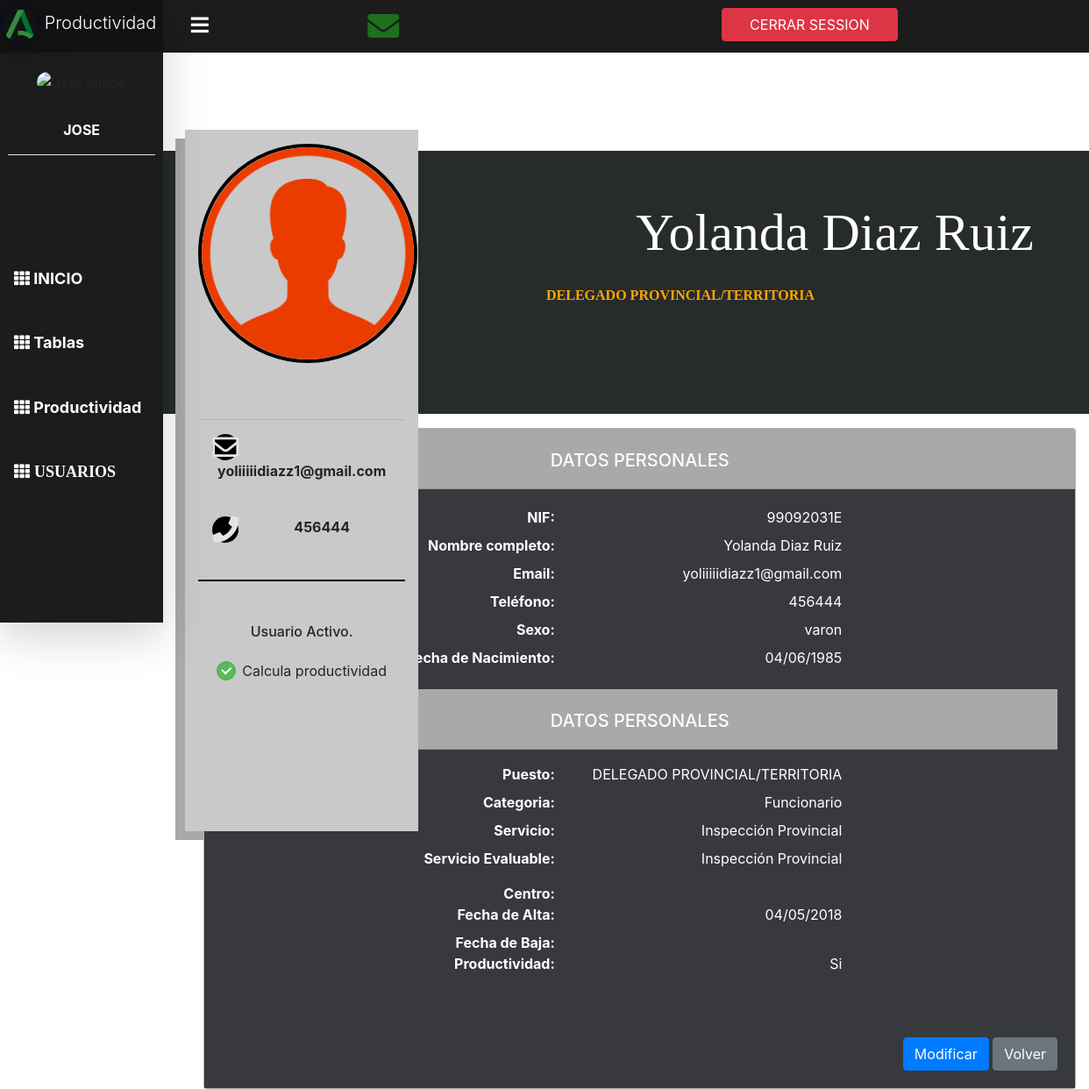
Screenshot of /index.php?controller=trabajador&action=visualizar&nif=99092031E (signed in) with the database file from the repository.
### tables this page shows
CREATE TABLE `trabajador` (
  `nif` varchar(15) NOT NULL,
  `nombre` varchar(50) NOT NULL,
  `apellidos` varchar(100) NOT NULL,
  `sexo` varchar(10) NOT NULL,
  `email` varchar(50) NOT NULL,
  `fecha_nacimiento` date DEFAULT NULL,
  `activo` varchar(2) NOT NULL DEFAULT 'Si',
  `productividad` varchar(2) NOT NULL DEFAULT 'Si',
  `categoria` varchar(15) NOT NULL,
  `puesto` varchar(30) DEFAULT NULL,
  `fecha_alta` date NOT NULL,
  `fecha_baja` date DEFAULT NULL,
  `centro` varchar(30) NOT NULL,
  `telefono` int(9) DEFAULT NULL,
  `imagen` varchar(50) NOT NULL
);

CREATE TABLE `servicio` (
  `id` int(11) NOT NULL,
  `nombre` varchar(100) NOT NULL,
  `id_programa_func` int(11) NOT NULL,
  `id_programa_lab` int(11) NOT NULL
);

### controller/ControladorBase.php (called while the page is built, shortened)
<?php
class ControladorBase{
    public function __construct() {
	require_once 'model/EntidadBase.php';
    }
    public function cargarVista($vista,$datos){
        require_once 'view/AyudaVistas.php';
        $helper=new AyudaVistas();
        require_once 'view/'.$vista.'View.php';
    }
}
?>

### controller/TrabajadorController.php (called while the page is built, shortened)
<?php
require_once "comun/Formatter.php";
class TrabajadorController extends ControladorBase{
    public function visualizar() {
        $trabajador=new Trabajador();
		$servicio=new Servicio();
		$productividad=new Productividad();
        $trabajadoresservicios=new TrabajadoresServicios();
        $conversaciones = new Conversaciones();
        $totalmensajes = $conversaciones->NoLeidos($_SESSION["id"]);
        if(isset($_REQUEST["volvercontroller"]) && !isset($_REQUEST["volverclave"])) {
            $volver=array("controller" => $_REQUEST["volvercontroller"],
                        "action" => $_REQUEST["volveraction"],
                        "clave" => "nif",
                        "valor" => $_REQUEST["nif"]
                            );
        }else if (isset($_REQUEST["volvercontroller"]) && isset($_REQUEST["volverclave"])) {
                                            $volver=array("controller" => $_REQUEST["volvercontroller"],
                                                        "action" => $_REQUEST["volveraction"],
                                                        "clave" => $_REQUEST["volverclave"],
                                                        "valor" => $_REQUEST["volvervalor"]
                                                        );
        }else {
            $volver=array("controller" => $_REQUEST["controller"],
            "action" => "editar",
               "clave" => "nif",
             "valor" => $_REQUEST["nif"]
          );
        }
        if(!isset($filtro))$filtro=null;
        $page=1;
		$allproductivitys=$productividad->getAllProdTrab("id","ASC",$productividad->pagelimit,($page-1)*$productividad->pagelimit,$filtro,$_REQUEST["nif"]);
        $count=$trabajador->getAllCountTrab($filtro);
        $worker=$trabajador->getById($_REQUEST["nif"],"nif");
        if ( $id_servicio=$trabajadoresservicios->getLastService($_REQUEST["nif"]))
			{
			    $nombre_servicio=$servicio->getById($id_servicio->id_servicio,"id");
			    $worker->nombre_servicio=$nombre_servicio->nombre ;
			}
			else
			   $worker->nombre_servicio="Error en Servicio" ;
        $id_serv_eval = $trabajadoresservicios->getServEval($_REQUEST["nif"]);
        if($serv_eval=$servicio->getById($id_serv_eval,"id"))
            $serv_eval->nombre;
               $this->cargarVista("trabajador/record",array(
                 "worker"=>$worker,
                 "serv_eval"=>$serv_eval,
				 "allproductivitys"=>$allproductivitys,
				 "count"=>$count,
                 "volver"=>$volver,
                 "operacion"=>"editar",
                 "totalmensajes" => $totalmensajes
        ));
    }
}
?>

### view/AyudaVistas.php (called while the page is built, shortened)
<?php
class AyudaVistas{
    public function url($controlador=CONTROLADOR_DEFECTO,$accion=ACCION_DEFECTO,$clave="id",$valor=null){
	$urlString="index.php?controller=".$controlador."&action=".$accion;
        return $urlString;
    }
}
?>

### model/Trabajador.php (called while the page is built, shortened)
<?php
class Trabajador extends EntidadBase{
    public $nif;
    public function __construct(){
        $this->table="trabajador";
        $this->model="Trabajador";
    }
    public function getId() {
        return $this->nif;
    }
}
?>

### model/EntidadBase.php (called while the page is built, shortened)
<?php
class EntidadBase{
    private $table;
    private $model;
    public function __construct($table,$model) {
        $this->table=(string) $table;
        $this->model=(string) $model;
    }
    public function db(){
        global $dbh;
	if( isset($dbh) ) {
        	return $dbh;
    	} else {
        	$this->conectar=new Conectar();
        	$dbh=$this->conectar->conexion();
        	return $dbh;
	}
    }
    public function getById($id,$clave){
	$stmt = $this->db()->prepare("SELECT * FROM $this->table WHERE $clave=:id");
	$stmt->bindValue(':id',$id);
	$stmt->execute();
        $resultSet=$stmt->fetchAll(PDO::FETCH_CLASS, $this->model);
	foreach ($resultSet as $r) {
		if ($r->getId() == $id ) {
			return $r;
		}
	}
    }
}
?>

### comun/Formatter.php (called while the page is built, shortened)
<?php
class  MiDateFormatter extends IntlDateFormatter {
        function fromMysqlDateFormat($fecha) {
                return $this->format(strtotime($fecha));
        }
}
class Formatter {
    public function __construct() {
       $locale = ( isset($_COOKIE['locale']) ) ?
            $_COOKIE['locale'] :
            $_SERVER['HTTP_ACCEPT_LANGUAGE'];
       $this->formatterEuro= new NumberFormatter($locale, NumberFormatter::DECIMAL);
       $this->formatterFecha= new MiDateFormatter($locale, IntlDateFormatter::SHORT, IntlDateFormatter::NONE,'Europe/Madrid', IntlDateFormatter::GREGORIAN, "dd/MM/yyyy");
    }
}
?>

### model/Servicio.php (called while the page is built, shortened)
<?php
class Servicio extends EntidadBase{
    public $id;
    public function __construct(){
        $this->table="servicio";
        $this->model="Servicio";
    }
    public function getId() {
        return $this->id;
    }
}
?>

### model/TrabajadoresServicios.php (called while the page is built, shortened)
<?php
class TrabajadoresServicios extends EntidadBase{
    public function __construct(){
        $this->table="trabajadores_servicios";
        $this->model="TrabajadoresServicios";
    }
    public function getServEval($nif){
        $stmt=$this->db()->prepare("SELECT id_servicio_evalua, id FROM trabajadores_servicios WHERE nif='$nif' ORDER BY id DESC LIMIT 1;");
        $stmt->execute();
        $resultado=$stmt->fetchColumn();
	    return $resultado;
    }
}
?>

### view/trabajador/recordView.php (the view, shortened to what this page needs)
<!DOCTYPE html>
<html>
   <head>
      <link rel="stylesheet" href="view/plugins/fontawesome-free/css/all.min.css">
      <link rel="stylesheet" href="https://stackpath.bootstrapcdn.com/bootstrap/4.1.3/css/bootstrap.min.css">
      <link rel="stylesheet" href="view/plugins/icheck-bootstrap/icheck-bootstrap.min.css">
   </head>
<body style="background-color: #FFFFFF">
<nav id="topbar" class="main-header navbar navbar-expand navbar-white navbar-light" style="width:100%;position:fixed;z-index:22;background-color:#1c1c1c;margin-left:15%;height:60px;width:100%;">
    <ul class="navbar-nav" style="margin:auto;width:100%;">
      <li class="nav-item" style="width:100%;">
        <a class="nav-link" onclick="hamburguer()"><i class="fas fa-bars" style="color:white; font-size:23px;cursor:pointer; padding-left:50%;"></i></a>
      </li>
      <li style="width:100%;">
          <a style="color:white;width:32%;position:relative;" href="<?php echo $helper->url("conversaciones","index"); ?>"><i class="fas fa-envelope" style="color:#1E6E1E; font-size:36px; padding-top:3px;display:inline-block;"></i></a>
      </li>
      <li style="width:100%;">
        <a href="<?php echo $helper->url("usuarios","cerrar"); ?>" class="btn btn-danger" style="width:50%;">CERRAR SESSION</a>
      </li>
    </ul>
</nav>
   <?php require_once 'view/comun/sidebar.php'; ?>
            <div id="contenedortodo" style="width:90%; float:right; padding-top:100px;">
                     <div class="row">
                        <div class="col-md-12">
                            <div class="container-fluid mt-5">
                                <div class="cr">
                                    <br>
                                    <div class="cosa1" style="width: 100%">
                                        <div class="row">
                                            <div class="col-12" style="background-color: #272b2a; height:300px">
                                                <p class="float-right mr-5 mt-5" style="font-family: 'Crimson Text', serif; color:white; font-size:60px"><?php if (isset($worker)){ echo ($worker->nombre) . " " . ($worker->apellidos);} ?></p>
                                                <p style="position: absolute; color:orange; top:50%; right:28%; font: small-caps bold 16px/30px Georgia, serif"><?php if (isset($worker)){ echo ($worker->puesto);} ?></p>
                                            </div>
                                        </div>
                                    </div>
                                    <div class="cosa2" style="width: 95%">
                                        <div class="row">
                                            <div class="col-md-3 text-center" style="background-color: rgb(201, 201, 201); height:800px">
                                                <img id="img1" src="<?php echo $worker->imagen; ?>" alt="foto trabajador" class="mt-3 mb-5" onmouseover="editar()">
                                                <hr>
                                                <p><i class="far fa-envelope float-left ml-3 rounded-circle" style="background-color: black; font-size: 30px; color: #e6e4e3"></i><b><?php if (isset($worker)){ echo ($worker->email);} ?></b></p>
                                                <br>
                                                <p><i class="fas fa-phone float-left ml-3 rounded-circle" style="background-color: black; font-size: 30px; color: #e6e4e3"></i><b><?php if (isset($worker)){ echo ($worker->telefono);}?></b></p>
                                                <hr style="border:2px solid black; border-top: none" class="my-5">
                                                <?php if($worker->activo=="No"){ ?>
                                 <div class="alert alert-danger alert-dismissible">
                                    <h5><i class="icon fas fa-ban"></i> Baja</h5>
                                    El ususario no está activo.
                                 </div>
                                 <?php } else { ?>
                                 <div class="callout callout-info">
                                    <h6>Usuario Activo.</h6>
                                 </div>
                                 <?php }   ?>
                                 <?php if($worker->productividad=="Si"){ ?>
                                 <div class="icheck-success d-inline">
                                    <label for="radioProductividad" class="my-3">
                                       Calcula productividad
                                    </label>
                                 </div>
                                 <?php }   ?>
                                            </div>
                                        </div>
                                    </div>
                                    <div class="cosa3" style="width: 88%">
                                        <div class="row">
                                        </div>
                                    </div>
                                </div>
                            </div>
                        <div class="col-md-11 float-right">
                           <?php
                              require_once "comun/Formatter.php";
                              $formatter=new Formatter();
                              ?>
                           <div class="card mt-3 text-center" style="background-color: rgb(201, 201, 201);">
                              <div class="card-header" style="background-color: darkgray">
                                 <h3 class="card-title">
                                    <h5 style="color:white">DATOS PERSONALES</h5>
                                 </h3>
                              </div>
                              <div class="card-body" style="color:black; text-align:right; background-color:#37393d;color:white;">
                                 <dl class="row">
                                    <dt class="col-sm-5">NIF:</dt>
                                    <dd class="col-sm-4"><?php if (isset($worker)){ echo ($worker->nif);} ?></dd>
                                    <dt class="col-sm-5">Nombre completo:</dt>
                                    <dd class="col-sm-4"> <?php if (isset($worker)){ echo ($worker->nombre) . " " . ($worker->apellidos);} ?> </dd>
                                    <dt class="col-sm-5">Email:</dt>
                                    <dd class="col-sm-4"><?php if (isset($worker)){ echo ($worker->email);} ?></dd>
                                    <dt class="col-sm-5">Teléfono:</dt>
                                    <dd class="col-sm-4"><?php if (isset($worker)){ echo ($worker->telefono);} ?> </dd>
                                    <dt class="col-sm-5">Sexo:</dt>
                                    <dd class="col-sm-4"><?php if (isset($worker)){ echo ($worker->sexo);} ?> </dd>
                                    <dt class="col-sm-5">Fecha de Nacimiento:</dt>
                                    <dd class="col-sm-4"> <?php if (isset($worker)){ echo $formatter->formatterFecha->fromMysqlDateformat($worker->fecha_nacimiento);} ?> </dd>
                                 </dl>
                                 <div class="card-header mb-3" style="background-color: darkgray">
                                    <h3 class="card-title">
                                        <h5 style="color:white; text-align:center;">DATOS PERSONALES</h5>
                                    </h3>
                                </div>
                                 <dl class="row">
                                    <dt class="col-sm-5">Puesto:</dt>
                                    <dd class="col-sm-4"><?php if (isset($worker)){ echo ($worker->puesto);} ?></dd>
                                    <dt class="col-sm-5">Categoria:</dt>
                                    <dd class="col-sm-4"> <?php if (isset($worker)){ echo ($worker->categoria);} ?> </dd>
                                    <dt class="col-sm-5">Servicio:</dt>
                                    <dd class="col-sm-4"><?php if (isset($worker)){ echo ($worker->nombre_servicio);} ?></dd>
                                    <dt class="col-sm-5 mb-3">Servicio Evaluable:</dt>
                                    <dd class="col-sm-4"><?php if (isset($worker)){ if($serv_eval!=null) echo ($serv_eval->nombre);} ?></dd>
                                    <dt class="col-sm-5">Centro:</dt>
                                    <dd class="col-sm-4"><?php if (isset($worker)){ echo ($worker->centro);} ?> </dd>
                                    <dt class="col-sm-5">Fecha de Alta:</dt>
                                    <dd class="col-sm-4"><?php if (isset($worker)){ echo $formatter->formatterFecha->fromMysqlDateformat($worker->fecha_alta);} ?> </dd>
                                    <dt class="col-sm-5">Fecha de Baja:</dt>
                                    <dd class="col-sm-4"> <?php if (isset($worker)){ echo $formatter->formatterFecha->fromMysqlDateformat($worker->fecha_baja);} ?> </dd>
                                    <dt class="col-sm-5">Productividad:</dt>
                                    <dd class="col-sm-4"><?php if(isset($worker)){ echo $worker->productividad ;}?></dd>
                                 </dl>
                                 <br><br>
                                 <a href="<?php echo $helper->url("trabajador","editar"); ?>&nif=<?php echo $worker->nif; ?>"  class="btn btn-primary" > Modificar </a>
                                 <a href="<?php echo $helper->url("trabajador","index"); ?>" class="btn btn-secondary">Volver</a>
                              </div>
                           </div>
                        </div>
                     </div>
                  </div>
               </div>
      </body>
   </html>

### rows the page displays
trabajador: nombre "Yolanda", apellidos "Diaz Ruiz", puesto "DELEGADO PROVINCIAL/TERRITORIA", imagen (picture), email "yoliiiiidiazz1@gmail.com", telefono "456444", nif "99092031E", sexo "varon", fecha_nacimiento "04/06/1985", categoria "Funcionario", fecha_alta "04/05/2018", productividad "Si"
servicio: nombre "Inspección Provincial"

### other values shown
$_SESSION["nombre"] "JOSE"
